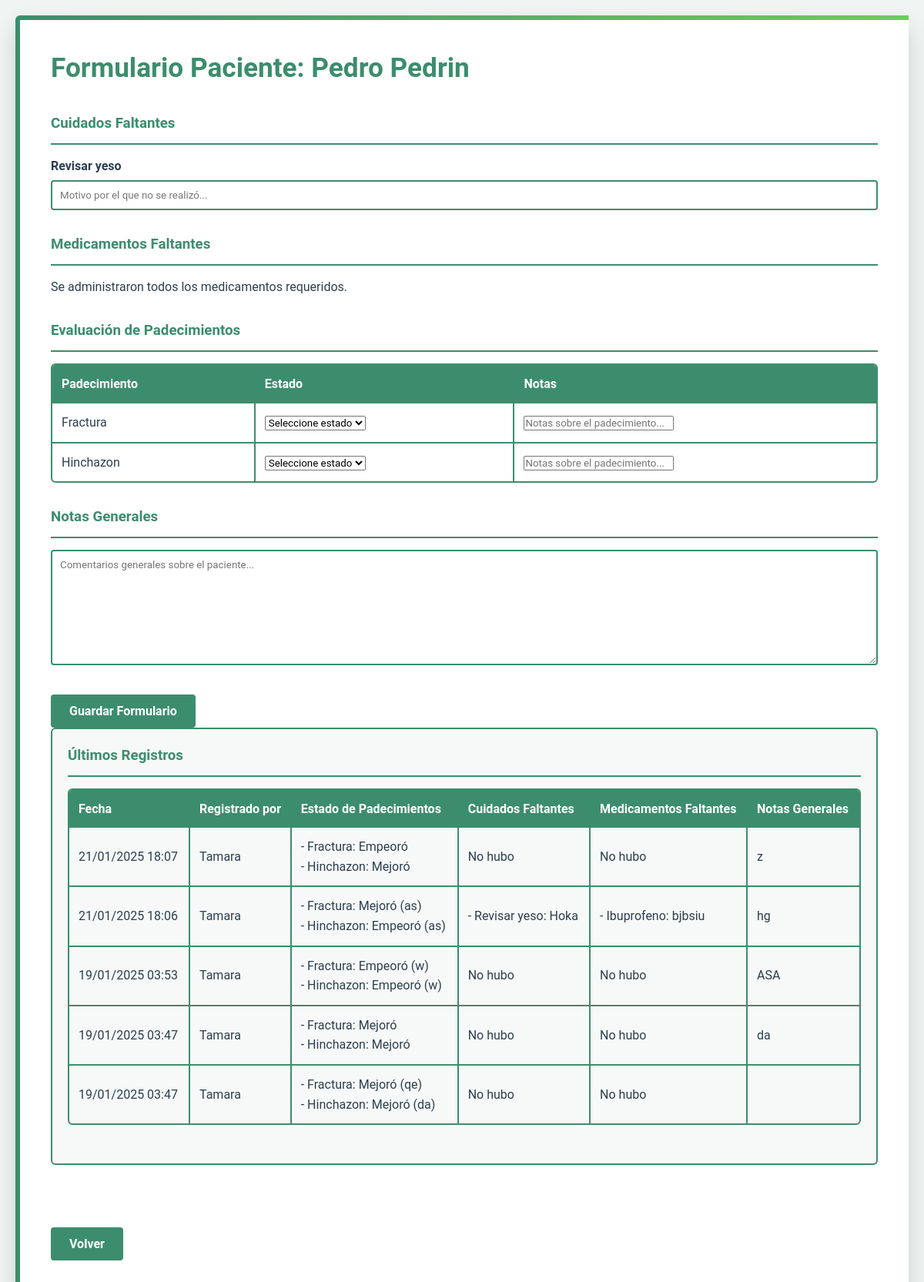
The app's page /enfermeria/formulario-paciente/1/ (signed in) with its own data.
### usuarioJefa/models.py (models this page shows, shortened)
class Paciente(models.Model):
    SEXO_CHOICES = [
        ('M', 'Masculino'),
        ('F', 'Femenino'),
    ]
    ESTADO_CHOICES = [
        ('ACTIVO', 'Activo'),
        ('INACTIVO', 'Inactivo'),
    ]
    nombres = models.CharField(max_length=100)
    apellidos = models.CharField(max_length=100)
    fecha_nacimiento = models.DateField()
    sexo = models.CharField(max_length=1, choices=SEXO_CHOICES)
    num_seguridad_social = models.CharField(max_length=20, unique=True)
    fecha_ingreso = models.DateTimeField(default=timezone.now)
    estado = models.CharField(max_length=10, choices=ESTADO_CHOICES, default='ACTIVO')
    area = models.ForeignKey('login.AreaEspecialidad', on_delete=models.PROTECT)  # Referenciamos a login.AreaEspecialidad
    doctor_actual = models.ForeignKey(
        Usuarios,
        on_delete=models.SET_NULL,
        null=True,
        related_name='pacientes_doctor',
        limit_choices_to={'tipoUsuario': 'DR'}
    )
    enfermero_actual = models.ForeignKey(
        Usuarios,
        on_delete=models.SET_NULL,
        null=True,
        related_name='pacientes_enfermero',
        limit_choices_to={'tipoUsuario': 'EN'}
    )
    hospital_origen = models.CharField(max_length=200, blank=True, null=True)
    esta_activo = models.BooleanField(default=True)
    fecha_alta = models.DateTimeField(null=True, blank=True)
    numero_ingresos = models.PositiveIntegerField(default=1)

class Medicamento(models.Model):
    nombre = models.CharField(max_length=200)
    gramaje = models.CharField(max_length=50)
    compuestos = models.ManyToManyField(Compuesto)
    cantidad_disponible = models.IntegerField(default=0)
    fecha_actualizacion = models.DateTimeField(auto_now=True)
    class Meta:
        verbose_name = 'Medicamento'
        verbose_name_plural = 'Medicamentos'

### usuarioDoctor/models.py (models this page shows, shortened)
class RecetaCuidado(models.Model):
    receta = models.ForeignKey(Receta, on_delete=models.CASCADE, related_name='cuidados')
    cuidado = models.ForeignKey(Cuidado, on_delete=models.PROTECT)
    completado = models.BooleanField(default=False)
    fecha_completado = models.DateTimeField(null=True, blank=True)
    completado_por = models.ForeignKey(
        'login.Usuarios',
        null=True,
        blank=True,
        on_delete=models.SET_NULL,
        limit_choices_to={'tipoUsuario': 'EN'}
    )

class Cuidado(models.Model):
    nombre = models.CharField(max_length=200)
    class Meta:
        verbose_name = 'Cuidado'
        verbose_name_plural = 'Cuidados'

class RecetaPadecimiento(models.Model):
    receta = models.ForeignKey(Receta, on_delete=models.CASCADE, related_name='padecimientos')
    padecimiento = models.ForeignKey(Padecimiento, on_delete=models.PROTECT)
    nivel_gravedad = models.IntegerField(choices=Diagnostico.NIVELES_GRAVEDAD)

class Padecimiento(models.Model):
    nombre = models.CharField(max_length=200)
    descripcion = models.TextField(null=True, blank=True)
    areas = models.ManyToManyField(
        'login.AreaEspecialidad',
        blank=True,
        related_name='padecimientos_relacionados',
        help_text="Áreas hospitalarias donde se maneja este padecimiento"
    )
    fortalezas = models.ManyToManyField(
        'login.Fortaleza',
        blank=True,
        related_name='padecimientos_asociados',
        help_text="Fortalezas de enfermería necesarias para atender este padecimiento"
    )
    activo = models.BooleanField(default=True)
    class Meta:
        ordering = ['nombre']
        verbose_name = 'Padecimiento'
        verbose_name_plural = 'Padecimientos'

class DetalleReceta(models.Model):
    UNIDADES_MEDIDA = [
        ('TAB', 'Tabletas'),
        ('ML', 'Mililitros'),
        ('MG', 'Miligramos'),
        ('CAP', 'Cápsulas'),
        ('GOT', 'Gotas'),
        ('AMP', 'Ampolletas'),
    ]
    receta = models.ForeignKey(Receta, on_delete=models.CASCADE, related_name='detalles')
    medicamento = models.ForeignKey('usuarioJefa.Medicamento', on_delete=models.PROTECT)
    cantidad_por_toma = models.DecimalField(max_digits=5, decimal_places=2)
    unidad_medida = models.CharField(max_length=3, choices=UNIDADES_MEDIDA)
    frecuencia_horas = models.PositiveIntegerField(help_text="Cada cuántas horas")
    dias_tratamiento = models.PositiveIntegerField()
    instrucciones = models.TextField()
    descripcion_opcional = models.TextField(blank=True)
    hay_existencia = models.BooleanField(default=True)

### usuarioEnfermeria/models.py (models this page shows)
class FormularioSeguimiento(models.Model):
    ESTADO_PADECIMIENTO = [
        ('M', 'Mejoró'),
        ('E', 'Empeoró'),
        ('S', 'Sin cambios')
    ]
    paciente = models.ForeignKey('usuarioJefa.Paciente', on_delete=models.CASCADE)
    enfermero = models.ForeignKey(
        Usuarios,
        on_delete=models.PROTECT,
        limit_choices_to={'tipoUsuario__in': ['EN', 'JP']}
    )
    fecha_registro = models.DateTimeField(auto_now_add=True)
    notas_generales = models.TextField(blank=True)
    numero_ingreso = models.PositiveIntegerField(default=1)
    class Meta:
        ordering = ['-fecha_registro']

class EvaluacionPadecimiento(models.Model):
    formulario = models.ForeignKey(FormularioSeguimiento, on_delete=models.CASCADE)
    padecimiento = models.ForeignKey(RecetaPadecimiento, on_delete=models.CASCADE)
    estado = models.CharField(max_length=1, choices=FormularioSeguimiento.ESTADO_PADECIMIENTO)
    notas = models.TextField(blank=True)

class CuidadoFaltante(models.Model):
    formulario = models.ForeignKey(FormularioSeguimiento, on_delete=models.CASCADE)
    cuidado = models.ForeignKey('usuarioDoctor.RecetaCuidado', on_delete=models.CASCADE)
    motivo = models.TextField()
    fecha_reportado = models.DateTimeField(auto_now_add=True)

class MedicamentoFaltante(models.Model):
    formulario = models.ForeignKey(FormularioSeguimiento, on_delete=models.CASCADE)
    medicamento = models.ForeignKey('usuarioDoctor.DetalleReceta', on_delete=models.CASCADE)
    motivo = models.TextField()
    fecha_reportado = models.DateTimeField(auto_now_add=True)

### login/models.py (models this page shows, shortened)
class Usuarios(AbstractUser):
    jefaPiso = 'JP'
    enfermeria = 'EN'
    doctor = 'DR'
    rolesUsuario = [
        (jefaPiso, 'Jefa de Piso'),
        (enfermeria, 'Enfermería'),
        (doctor, 'Doctor'),
    ]
    tipoUsuario = models.CharField(max_length=2, choices=rolesUsuario, default=enfermeria)
    apellidos = models.CharField(max_length=150)
    edad = models.IntegerField(null=True, blank=True)
    fechaNacimiento = models.DateField(null=True, blank=True)
    areaEspecialidad = models.ForeignKey(AreaEspecialidad, on_delete=models.SET_NULL, null=True, blank=True)
    fortalezas = models.ManyToManyField(Fortaleza, blank=True)
    estaActivo = models.BooleanField(default=True)
    fechaRegistro = models.DateTimeField(default=timezone.now)
    fechaEliminacion = models.DateTimeField(null=True, blank=True)
    cedula = models.CharField(max_length=20, blank=True, null=True)
    telefono = models.CharField(max_length=15, blank=True, null=True)
    direccion = models.TextField(blank=True, null=True)
    primerIngreso = models.BooleanField(default=True)

### usuarioEnfermeria/views.py (the view, shortened to what this page needs)
@login_required
def formulario_paciente(request, paciente_id):
    if request.user.tipoUsuario not in ['EN', 'JP']:
        messages.error(request, 'No tienes permiso para acceder a esta sección')
        return redirect('login')
    paciente = get_object_or_404(Paciente, id=paciente_id)
    receta_actual = Receta.objects.filter(
        paciente=paciente,
        activa=True
    ).select_related('diagnostico').first()
    ultimo_registro = SeguimientoCuidados.objects.filter(
        paciente=paciente
    ).order_by('-fecha_registro').first()
    cuidados_no_realizados = []
    medicamentos_no_administrados = []
    if receta_actual and ultimo_registro:
        cuidados_realizados_ids = ultimo_registro.registrocuidado_set.filter(
            completado=True
        ).values_list('cuidado_id', flat=True)
        cuidados_no_realizados = RecetaCuidado.objects.filter(
            receta=receta_actual
        ).exclude(
            id__in=cuidados_realizados_ids
        ).select_related('cuidado')
        medicamentos_administrados_ids = ultimo_registro.registromedicamento_set.filter(
            administrado=True
        ).values_list('medicamento_id', flat=True)
        medicamentos_no_administrados = DetalleReceta.objects.filter(
            receta=receta_actual
        ).exclude(
            id__in=medicamentos_administrados_ids
        ).select_related('medicamento')
    context = {
        'paciente': paciente,
        'receta': receta_actual,
        'padecimientos': RecetaPadecimiento.objects.filter(receta=receta_actual).select_related('padecimiento') if receta_actual else None,
        'cuidados_no_realizados': cuidados_no_realizados,
        'medicamentos_no_administrados': medicamentos_no_administrados,
        'estados_padecimiento': FormularioSeguimiento.ESTADO_PADECIMIENTO,
        'registros_recientes': FormularioSeguimiento.objects.filter(
            paciente=paciente
        ).select_related(
            'enfermero'
        ).prefetch_related(
            'evaluacionpadecimiento_set__padecimiento__padecimiento',
            'cuidadofaltante_set__cuidado__cuidado',
            'medicamentofaltante_set__medicamento__medicamento'
        ).order_by('-fecha_registro')[:5]
    }
    return render(request, 'usuarioEnfermeria/formulario_paciente.html', context)

### usuarioEnfermeria/templates/usuarioEnfermeria/formulario_paciente.html (shortened to what this page needs)
<!DOCTYPE html>
<html lang="es">
<head>
</head>
<body>
    <div class="container">
        <div class="header">
            <h1>Formulario Paciente: {{ paciente.nombres }} {{ paciente.apellidos }}</h1>
        </div>
        {% if receta %}
        <form method="POST" action="{% url 'enfermeria:formulario_paciente' paciente.id %}">
            <div class="form-section">
                <h3>Cuidados Faltantes</h3>
                {% if cuidados_no_realizados %}
                    {% for cuidado in cuidados_no_realizados %}
                    <div class="form-group">
                        <label>{{ cuidado.cuidado.nombre }}</label>
                        <input type="text"
                               name="motivo_cuidado_{{ cuidado.id }}"
                               placeholder="Motivo por el que no se realizó..."
                               required>
                    </div>
                    {% endfor %}
                {% else %}
                    <p>Se completaron todos los cuidados requeridos.</p>
                {% endif %}
            </div>
            <div class="form-section">
                <h3>Medicamentos Faltantes</h3>
                {% if medicamentos_no_administrados %}
                    {% for medicamento in medicamentos_no_administrados %}
                    <div class="form-group">
                        <input type="hidden"
                               name="medicamento_faltante_{{ medicamento.id }}"
                               value="on">
                        <label>
                            {{ medicamento.medicamento.nombre }} -
                            {{ medicamento.cantidad_por_toma }}
                            {{ medicamento.get_unidad_medida_display }}
                        </label>
                        <input type="text"
                               name="motivo_medicamento_{{ medicamento.id }}"
                               placeholder="Motivo por el que no se administró..."
                               required>
                    </div>
                    {% endfor %}
                {% else %}
                    <p>Se administraron todos los medicamentos requeridos.</p>
                {% endif %}
            </div>
            <div class="form-section">
                <h3>Evaluación de Padecimientos</h3>
                <table class="patients-table">
                    <tr>
                        <th>Padecimiento</th>
                        <th>Estado</th>
                        <th>Notas</th>
                    </tr>
                    {% for padecimiento in padecimientos %}
                    <tr>
                        <td>{{ padecimiento.padecimiento.nombre }}</td>
                        <td>
                            <select name="estado_padecimiento_{{ padecimiento.id }}" required>
                                <option value="">Seleccione estado</option>
                            </select>
                        </td>
                        <td>
                            <input type="text"
                                   name="notas_padecimiento_{{ padecimiento.id }}"
                                   placeholder="Notas sobre el padecimiento...">
                        </td>
                    </tr>
                    {% endfor %}
                </table>
            </div>
            <div class="form-section">
                <h3>Notas Generales</h3>
                <textarea name="notas_generales" rows="4" placeholder="Comentarios generales sobre el paciente..."></textarea>
            </div>
            <button type="submit" class="btn">Guardar Formulario</button>
        </form>
        {% if registros_recientes %}
        <div class="form-section recent-records">
            <h3>Últimos Registros</h3>
            <table class="patients-table">
                <tr>
                    <th>Fecha</th>
                    <th>Registrado por</th>
                    <th>Estado de Padecimientos</th>
                    <th>Cuidados Faltantes</th>
                    <th>Medicamentos Faltantes</th>
                    <th>Notas Generales</th>
                </tr>
                {% for registro in registros_recientes %}
                <tr>
                    <td>{{ registro.fecha_registro|date:"d/m/Y H:i" }}</td>
                    <td>{{ registro.enfermero.get_full_name }}</td>
                    <td>
                        {% for evaluacion in registro.evaluacionpadecimiento_set.all %}
                            - {{ evaluacion.padecimiento.padecimiento.nombre }}:
                            {{ evaluacion.get_estado_display }}
                            {% if evaluacion.notas %}
                                ({{ evaluacion.notas }})
                            {% endif %}
                            <br>
                        {% endfor %}
                    </td>
                    <td>
                        {% for faltante in registro.cuidadofaltante_set.all %}
                            {% if faltante.cuidado %}
                                - {{ faltante.cuidado.cuidado.nombre }}:
                                {{ faltante.motivo }}
                                <br>
                            {% endif %}
                        {% empty %}
                            No hubo
                        {% endfor %}
                    </td>
                    <td>
                        {% for faltante in registro.medicamentofaltante_set.all %}
                            - {{ faltante.medicamento.medicamento.nombre }}:
                            {{ faltante.motivo }}
                            <br>
                        {% empty %}
                            No hubo
                        {% endfor %}
                    </td>
                    <td>{{ registro.notas_generales }}</td>
                </tr>
                {% endfor %}
            </table>
        </div>
        {% endif %}
        {% else %}
        <p>No hay una receta activa para este paciente.</p>
        {% endif %}
        <br><br>
        <a href="{% url 'enfermeria:pacientes_enfermeria' %}">
            <button type="button" class="btn">Volver</button>
        </a>
    </div>
</body>
</html>

### records on screen
Paciente: nombres "Pedro", apellidos "Pedrin"
RecetaCuidado: cuidado.nombre "Revisar yeso"
RecetaPadecimiento: padecimiento.nombre "Fractura"
RecetaPadecimiento: padecimiento.nombre "Hinchazon"
FormularioSeguimiento: fecha_registro "21/01/2025 18:07", enfermero.get_full_name "Tamara", notas_generales "z"
EvaluacionPadecimiento: padecimiento.padecimiento.nombre "Fractura", estado "Empeoró"
EvaluacionPadecimiento: padecimiento.padecimiento.nombre "Hinchazon", estado "Mejoró"
FormularioSeguimiento: fecha_registro "21/01/2025 18:06", enfermero.get_full_name "Tamara", notas_generales "hg"
EvaluacionPadecimiento: padecimiento.padecimiento.nombre "Fractura", estado "Mejoró", notas "as"
EvaluacionPadecimiento: padecimiento.padecimiento.nombre "Hinchazon", estado "Empeoró", notas "as"
CuidadoFaltante: cuidado.cuidado.nombre "Revisar yeso", motivo "Hoka"
MedicamentoFaltante: medicamento.medicamento.nombre "Ibuprofeno", motivo "bjbsiu"
FormularioSeguimiento: fecha_registro "19/01/2025 03:53", enfermero.get_full_name "Tamara", notas_generales "ASA"
EvaluacionPadecimiento: padecimiento.padecimiento.nombre "Fractura", estado "Empeoró", notas "w"
EvaluacionPadecimiento: padecimiento.padecimiento.nombre "Hinchazon", estado "Empeoró", notas "w"
FormularioSeguimiento: fecha_registro "19/01/2025 03:47", enfermero.get_full_name "Tamara", notas_generales "da"
EvaluacionPadecimiento: padecimiento.padecimiento.nombre "Fractura", estado "Mejoró"
EvaluacionPadecimiento: padecimiento.padecimiento.nombre "Hinchazon", estado "Mejoró"
FormularioSeguimiento: fecha_registro "19/01/2025 03:47", enfermero.get_full_name "Tamara"
EvaluacionPadecimiento: padecimiento.padecimiento.nombre "Fractura", estado "Mejoró", notas "qe"
EvaluacionPadecimiento: padecimiento.padecimiento.nombre "Hinchazon", estado "Mejoró", notas "da"
